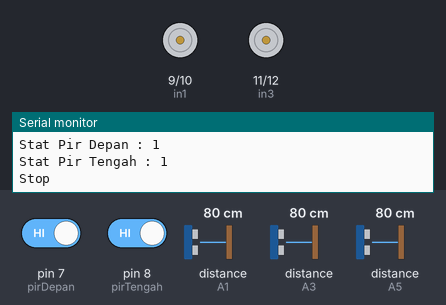
Recording of a sketch running on a simulated Arduino Uno, built with avr-gcc and run on an emulated ATmega328P. Shown: motor-driver pin pairs drawn as motors (green arrow = first pin HIGH = forward, orange = second pin HIGH = backward, longer = more drive), the last lines printed to the serial monitor. Inputs (shaded band) come from the test bench; at power-on: distance to the obstacle (sensors on A1, A3, A5) 80 cm, pin 7 (pirDepan) HIGH, pin 8 (pirTengah) HIGH. The echo pulse lasts 58.3 µs per cm.

Above: at 14.4 s.
14.5 s: distance to the obstacle (sensor on A1) set to 2 cm
At 22.5 s:
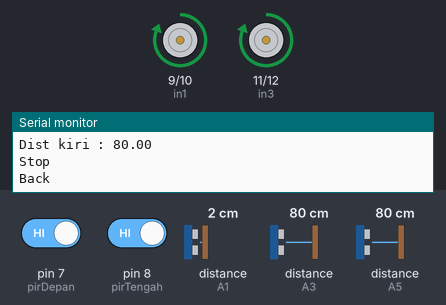
24.7 s: distance to the obstacle (sensor on A3) set to 2 cm
At 29.9 s:
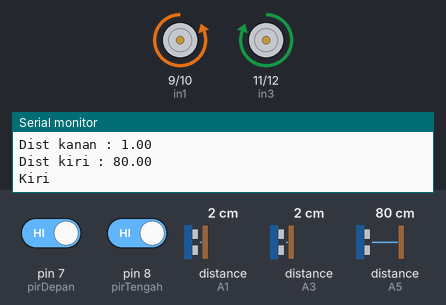
38.3 s: distance to the obstacle (sensor on A3) set to 35 cm
At 46.02 s:
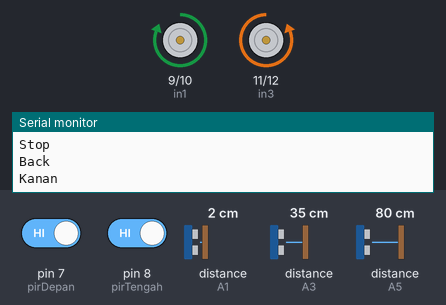
47.6 s: distance to the obstacle (sensor on A3) set to 4 cm
Timing chart, 0 to 61.3 s (numbered marks = the images above; inputs shaded):
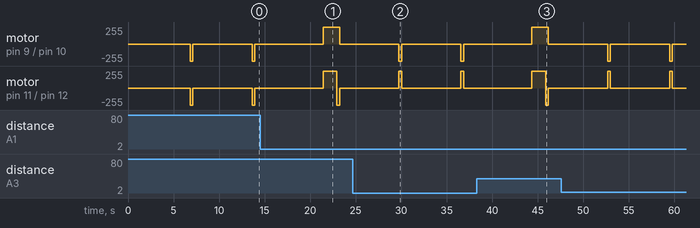

Measured:
- by itself, motor on pin 9 (in1) / pin 10 (in2): alternates backward 255/255 for 0.30 s and stopped for 6.5 s
- by itself, motor on pin 11 (in3) / pin 12 (in4): alternates forward 255/255 for 0.30 s and stopped for 6.5 s

The sketch:

Robot_Kotak_Amal_FIX.ino
```cpp
#define pirDepan  7
int statPD = 0;
#define pirTengah  8
int statPT = 0;

#define trig1  A0
#define echo1  A1
#define trig2  A2
#define echo2  A3
#define trig3  A4
#define echo3  A5
float duration1, dist1, duration2, dist2, duration3, dist3;
float maxdist = 20;

boolean Run = false;

#define in1  9 //+knn
#define in2  10 //-knn

#define in3  11 //-kiri
#define in4  12 //+ kiri

void setup() {
  // put your setup code here, to run once:
  Serial.begin(9600);
  pinMode(trig1, OUTPUT);   //Depan
  pinMode(echo1, INPUT);

  pinMode(trig2, OUTPUT);   //Kanan
  pinMode(echo2, INPUT);

  pinMode(trig3, OUTPUT);   //Kiri
  pinMode(echo3, INPUT);
  pinMode(pirDepan, INPUT_PULLUP);
  pinMode(pirTengah, INPUT_PULLUP);
  pinMode(in1, OUTPUT);
  pinMode(in2, OUTPUT);
  pinMode(in3, OUTPUT);
  pinMode(in4, OUTPUT);
}

void loop() {
  // put your main code here, to run repeatedly:


  delay(300);


  statPD = pirdpn();
  statPT = pirtngh();

  Serial.print("Stat Pir Depan : ");
  Serial.println(statPD);
  Serial.print("Stat Pir Tengah : ");
  Serial.println(statPT);

  if (statPD != 0 || statPT != 0){
    stp();
    delay(6500);
    runn();

  }else{
    runn();
    }


//  if (statPD == 1 || statPT == 1){
//    stp();
//    delay(3500);
//    }else{
//      hcdepan();
//      if (dist1 <= maxdist){
//        Serial.print("Dist Depan : ");
//        Serial.println(dist1);
//        hckanan();
//        if (dist2 <= maxdist){
//          Serial.print("Dist kanan : ");
//          Serial.println(dist2);
//          hckiri();
//          if (dist3 <= maxdist){
//            Serial.print("Dist kiri : ");
//            Serial.println(dist3);
//
//            }else{
//              left();
//
//              }
//
//          }else{
//            right();
//
//            }
//
//        }else{
//          forward();
//
//          }
//
//      }


}

uint8_t runn(){

  dist1 = hcdepan();
  dist2 = hckanan();
  dist3 = hckiri();
  Serial.print("Dist Depan : ");
  Serial.println(dist1);
  Serial.print("Dist kanan : ");
  Serial.println(dist2);
  Serial.print("Dist kiri : ");
  Serial.println(dist3);
  if (dist1 > maxdist && dist2 > maxdist && dist3 > maxdist){
    forward();
    }

    if (dist1 > maxdist && dist2 < maxdist && dist3 < maxdist){

        stp();
        delay(1000);
        back();
        delay(1200);
        right();
        }

      if (dist1 > maxdist && dist2 > maxdist && dist3 < maxdist){

      right();
      }

      if (dist1 < maxdist && dist2 > maxdist && dist3 < maxdist){

      right();
      }

      if (dist1 < maxdist && dist2 < maxdist && dist3 > maxdist){

      left();
      }

      if (dist1 > maxdist && dist2 < maxdist && dist3 > maxdist){

      left();
      }

      if (dist1 < maxdist && dist2 > maxdist && dist3 > maxdist){

        stp();
        delay(1000);
        back();
        delay(1500);
        right();

      }

      if (dist1 < maxdist && dist2 < maxdist && dist3 < maxdist){
        stp();
        delay(1000);
        back();
        delay(1500);
        right();
        }


  }

uint8_t hcdepan(){
  digitalWrite(trig1, LOW);delayMicroseconds(2);
  digitalWrite(trig1, HIGH);delayMicroseconds(10);
  digitalWrite(trig1, LOW);
  duration1 = pulseIn(echo1, HIGH);
  dist1 = duration1/58.2;
  return dist1;
  }

uint8_t hckanan(){
  digitalWrite(trig2, LOW);delayMicroseconds(2);
  digitalWrite(trig2, HIGH);delayMicroseconds(10);
  digitalWrite(trig2, LOW);
  duration2 = pulseIn(echo2, HIGH);
  dist2 = duration2/58.2;
  return dist2;
  }

uint8_t hckiri(){
  digitalWrite(trig3, LOW);delayMicroseconds(2);
  digitalWrite(trig3, HIGH);delayMicroseconds(10);
  digitalWrite(trig3, LOW);
  duration3 = pulseIn(echo3, HIGH);
  dist3 = duration3/58.2;
  return dist3;
  }

uint8_t pirdpn(){
  statPD = digitalRead(pirDepan);
  return statPD;
  }

uint8_t pirtngh(){
  statPT = digitalRead(pirTengah);
  return statPT;
  }


uint8_t forward(){
  Serial.println("Maju");
  digitalWrite(in1, LOW);
  digitalWrite(in2, HIGH);
  digitalWrite(in3, LOW);
  digitalWrite(in4, HIGH);


  }

uint8_t left(){
  Serial.println("Kiri");
  digitalWrite(in1, LOW);
  digitalWrite(in2, HIGH);
  digitalWrite(in3, HIGH);
  digitalWrite(in4, LOW);


  }

uint8_t right(){
  Serial.println("Kanan");
  digitalWrite(in1, HIGH);
  digitalWrite(in2, LOW);
  digitalWrite(in3, LOW);
  digitalWrite(in4, HIGH);


  }

uint8_t stp(){
  Serial.println("Stop");
  digitalWrite(in1, LOW);
  digitalWrite(in2, LOW);
  digitalWrite(in3, LOW);
  digitalWrite(in4, LOW);


  }


uint8_t back(){
  Serial.println("Back");
  digitalWrite(in1, HIGH);
  digitalWrite(in2, LOW);
  digitalWrite(in3, HIGH);
  digitalWrite(in4, LOW);


  }
```
